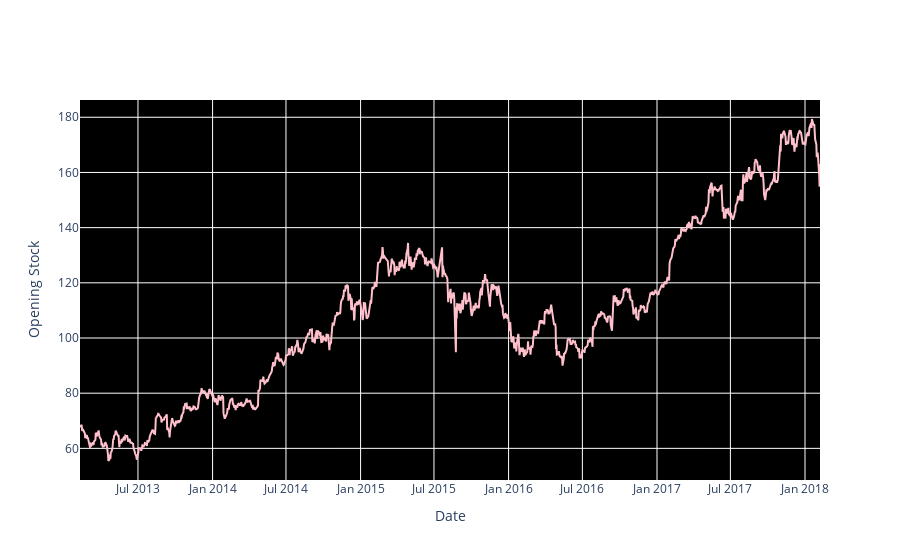

Write notebook code for a chart like this one.
### Markdown cell above
# The opening stock of Apple:

### Code cell
fig = go.Figure(data=go.Scatter(x=apple['date'],y=apple['open'], mode='lines'))
#  Customize the line color
fig.update_traces(line=dict(color='pink'))

# Customize the background color
fig.update_layout(plot_bgcolor='black')

# Customize the x-axis label
fig.update_layout(xaxis_title='Date')

# Customize the y-axis label
fig.update_layout(yaxis_title='Opening Stock')


fig.show()

### Figure 1 — Plotly figure (JSON) as saved in the notebook; plotly's stock layout.template omitted (floating-point values rounded to 4 significant figures; data arrays with more than 128 entries replaced by an {"elided": "..."} marker saying what was removed)
{"data": [{"line": {"color": "pink"}, "mode": "lines", "type": "scatter", "x": {"elided": "1259 str values"}, "y": {"elided": "1259 float values"}}], "layout": {"plot_bgcolor": "black", "xaxis": {"title": {"text": "Date"}}, "yaxis": {"title": {"text": "Opening Stock"}}}}
